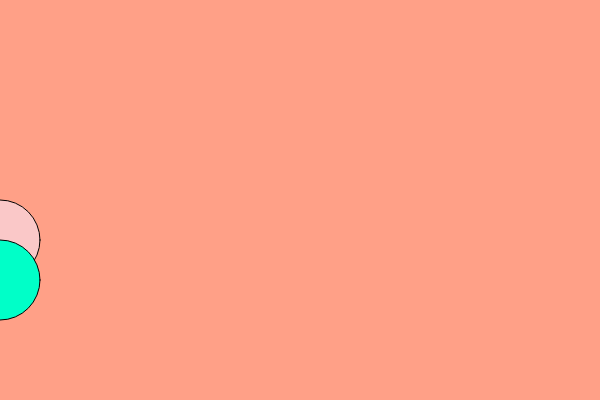
Frame 1 (no input)
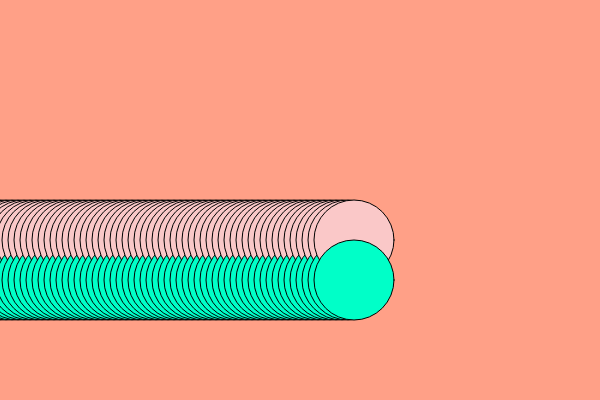
Frame 60 (no input)
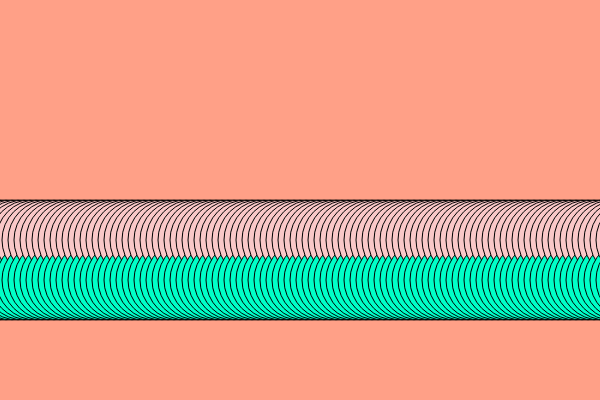
Frame 120 (the mouse pressed at the canvas centre since frame 60)

The p5.js sketch that drew these frames (run headless with seeded random() and noise() and a simulated clock; from frame 60 on, the mouse is pressed at the canvas centre):

// p5.js sketch
// ── sketch.js
var circle = { //created variable with object 
  x: 0,
  y: 200, 
  diameter: 80
};
//created the second circle
var circle1 = {
  x:0,
  y:240,
  diameter:80
};
var circle2 = {
  x: 0,
  y: 280,
  diameter: 80
};


var r = 255;
var g = 160;
var b = 135;

function setup() {
  createCanvas(600, 400);  
  // background
   background(r, g, b);
}

function draw() {
  
 
  // construction of the  circles plus movement
  //circle 1
  fill(250, 255, 200);
  ellipse(circle.x, circle.y, circle.diameter, circle.diameter); //used dot syntax
  
  circle.x = circle.x + 6; //adding 6 to circle.x, increased the speed
  //circle 2
  fill(250,200,200);
  ellipse(circle1.x, circle1.y, circle1.diameter, circle1.diameter);
  circle1.x = circle1.x + 6; 
  //circle 3
  fill(0,255,200);
  ellipse(circle2.x, circle2.y, circle2.diameter, circle2.diameter);
  circle2.x = circle2.x + 6;
  

}
